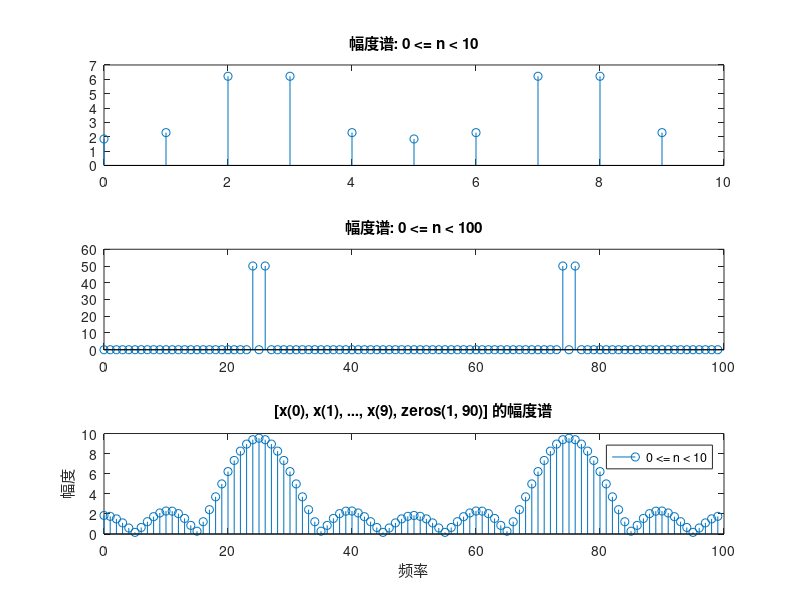

Write MATLAB code to recreate this figure.
% 定义信号 x(n) = cos(0.48*pi*n) + cos(0.52*pi*n)
n1 = 0:9;
x1 = cos(0.48*pi*n1) + cos(0.52*pi*n1);

n2 = 0:99;
x2 = cos(0.48*pi*n2) + cos(0.52*pi*n2);

x3 = [x1, zeros(1, 90)];

% 计算幅度谱
X1 = abs(fft(x1));
X2 = abs(fft(x2));
X3 = abs(fft(x3));

% 绘制幅度谱
figure;

subplot(3, 1, 1);
stem(n1, X1);
title('幅度谱: 0 <= n < 10');

subplot(3, 1, 2);
stem(n2, X2); 
title('幅度谱: 0 <= n < 100');

subplot(3, 1, 3);
stem(0:99, X3);
title('[x(0), x(1), ..., x(9), zeros(1, 90)] 的幅度谱');

% 标签
xlabel('频率');
ylabel('幅度');

% legend('X1', 'X2', 'X3');

% 显示图例
legend('0 <= n < 10', '0 <= n < 100', '[x(0), x(1), ..., x(9), zeros(1, 90)]');

% 根据运行结果和理解给出高密度谱和高分辨谱的定义
%{
高密度谱： 高密度谱是指对信号进行零填充，使之成为一个更长的序列，然后计算其幅度谱。
高密度谱能够提供更密集的频率信息，但并没有增加对信号频率成分的分辨率。在上述代码中，第三个情况对应于高密度谱。

高分辨谱： 高分辨谱是指对信号进行更长时间的采样，然后计算其幅度谱。
高分辨谱通过在更长的时间范围内采样信号，能够提供更高的频率分辨率，更好地反映信号的真实频率成分。在上述代码中，第二个情况对应于高分辨谱。
%}
